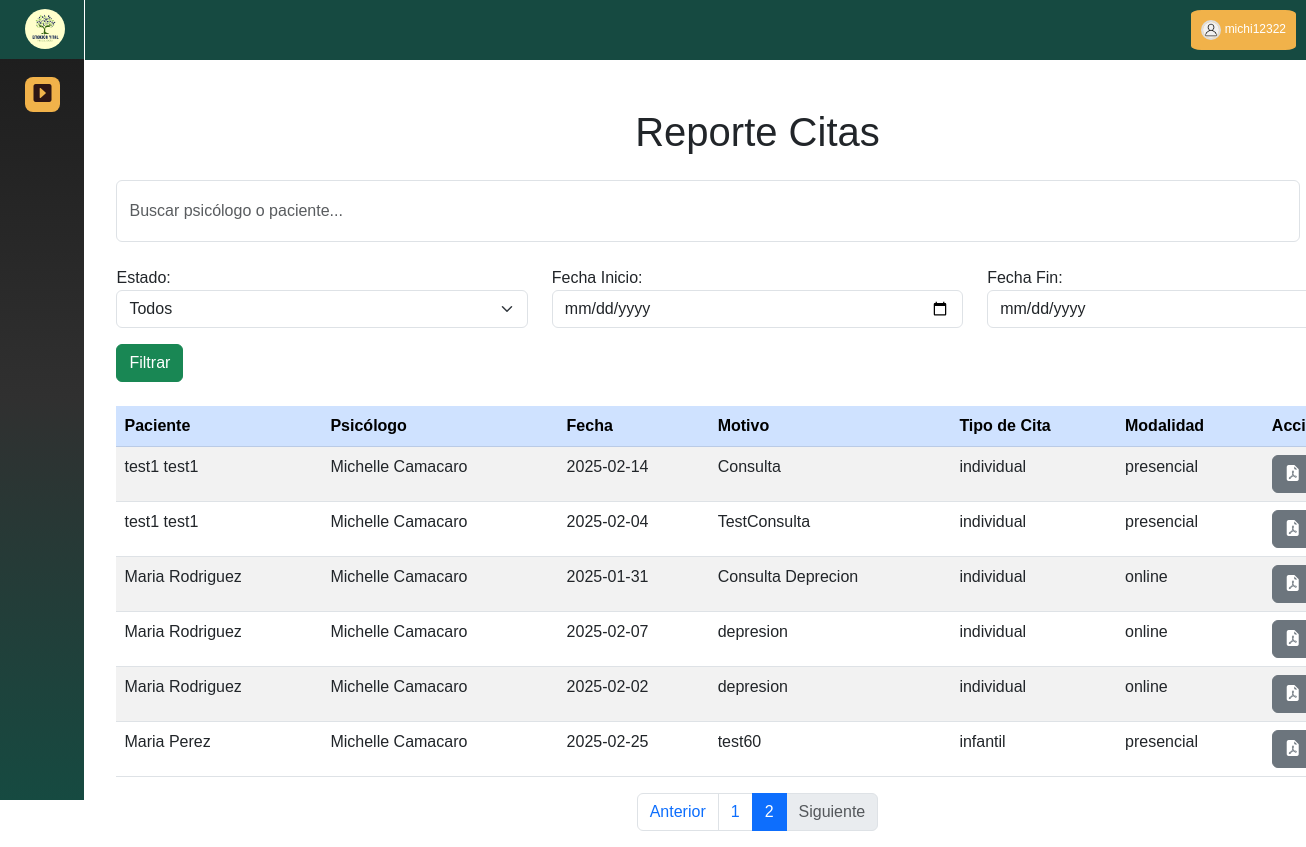
Page /app/vistas/reporte_cita.php?page=2 (signed in) on the earlier database version.
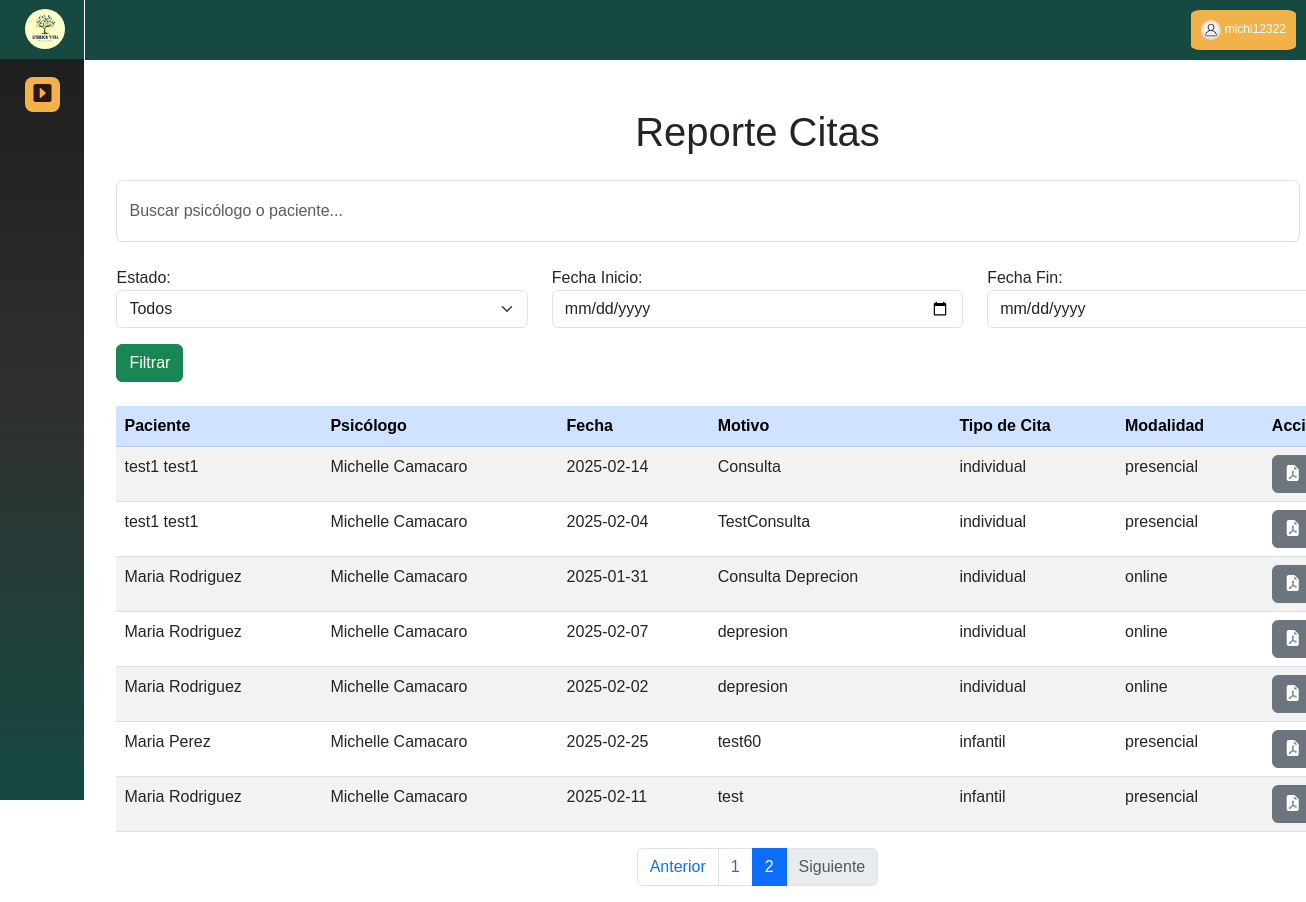
Same page on the later database version.
### tables this page shows
CREATE TABLE `agenda` (
  `id_agenda` int(11) NOT NULL,
  `fecha` date NOT NULL,
  `hora_inicio` time NOT NULL,
  `hora_final` time NOT NULL,
  `contador_cita` int(11) DEFAULT NULL,
  `id_paciente` int(11) DEFAULT NULL,
  `status` enum('Pendiente','Confirmada','Completada','Cancelada','Reprogramada') NOT NULL,
  `link_meet` varchar(255) DEFAULT NULL
);

CREATE TABLE `usuario` (
  `id_usuario` int(11) NOT NULL,
  `usuario` varchar(50) NOT NULL,
  `tipo_doc` enum('V','E','J','P') NOT NULL,
  `num_doc` varchar(12) NOT NULL,
  `correo` varchar(70) NOT NULL,
  `contraseña` varchar(34) NOT NULL,
  `nombre1` varchar(150) NOT NULL,
  `nombre2` varchar(150) DEFAULT NULL,
  `apellido1` varchar(150) NOT NULL,
  `apellido2` varchar(150) DEFAULT NULL,
  `foto` blob DEFAULT NULL,
  `fecha_nac` date NOT NULL,
  `telefono` varchar(15) NOT NULL,
  `sexo` enum('Masculino','Femenino') NOT NULL,
  `pregunta_s1` enum('NOMBRE DE MI MADRE','NOMBRE DE MI MASCOTA','NOMBRE DE MI PRIMER COLEGIO','NOMBRE DE MI PRIMER TRABAJO','NOMBRE DE MI PADRE') NOT NULL,
  `respuesta_1` varchar(150) NOT NULL,
  `pregunta_s2` enum('NOMBRE DE MI HERMANO MAYOR','DONDE NACIO SU MADRE','NOMBRE DE MEJOR AMIGO DE LA INFANCIA','PELICULA FAVORITA','SEGUNDO APELLIDO DE MI MADRE') NOT NULL,
  `respuesta_2` varchar(150) NOT NULL,
  `status` enum('activo','inactivo') NOT NULL
);

CREATE TABLE `cita` (
  `id_cita` int(11) NOT NULL,
  `id_agenda` int(11) NOT NULL,
  `id_psicologo` int(11) NOT NULL,
  `id_paciente` int(11) NOT NULL,
  `id_tipo_cita` int(10) NOT NULL,
  `fecha` datetime NOT NULL,
  `motivo` varchar(200) NOT NULL
);

CREATE TABLE `tipo_cita` (
  `id_tipo_cita` int(10) NOT NULL,
  `tipo_cita` enum('infantil','individual','pareja','adolescente') NOT NULL,
  `modalidad` enum('online','presencial','','') NOT NULL
);

### app/controladores/validar_consultar_cita.php (called while the page is built, shortened)
<?php
include_once('../../config/conexion.php');
$query = "
    SELECT a.id_agenda, a.fecha, a.hora_inicio, a.hora_final, a.status,
           c.id_cita, c.motivo, c.fecha AS fecha_cita,
           u.nombre1 AS nombre_paciente, u.apellido1 AS apellido_paciente,
           adm.nombre1 AS nombre_psicologo, adm.apellido1 AS apellido_psicologo,
           pc.tipo_pago, pc.monto, pc.referencia_bancaria,
           t.tipo_cita, t.modalidad
    FROM agenda a
    JOIN cita c ON a.id_agenda = c.id_agenda
    JOIN paciente p ON a.id_paciente = p.id_paciente
    JOIN usuario u ON p.id_usuario = u.id_usuario
    JOIN psicologo ps ON c.id_psicologo = ps.id_psicologo
    JOIN administrativo adm ON ps.id_administrativo = adm.id_administrativo
    JOIN pago_cita pc ON c.id_cita = pc.id_cita
    JOIN tipo_cita t ON c.id_tipo_cita = t.id_tipo_cita
";
$page = isset($_GET['page']) ? (int)$_GET['page'] : 1;
$limit = 10;
$offset = ($page - 1) * $limit;
$query .= " LIMIT :limit OFFSET :offset";
$count_query = "SELECT COUNT(*) as total FROM (" . substr($query, 0, strpos($query, 'LIMIT')) . ") as total_count";
$count_stmt = $conn->prepare($count_query);
$count_stmt->execute();
$total_rows = $count_stmt->fetch(PDO::FETCH_ASSOC)['total'];
$total_pages = ceil($total_rows / $limit);
$stmt = $conn->prepare($query);
$stmt->bindValue(':limit', (int)$limit, PDO::PARAM_INT);
$stmt->bindValue(':offset', (int)$offset, PDO::PARAM_INT);
$stmt->execute();
$result = $stmt->fetchAll(PDO::FETCH_ASSOC);

### app/vistas/reporte_cita.php (the view, shortened to what the changed rows need)
<?php
include_once('../controladores/validar_consultar_cita.php');
?>
<!DOCTYPE html>
<html lang="es">
<head>
    <link href="https://cdn.jsdelivr.net/npm/bootstrap@5.3.0-alpha3/dist/css/bootstrap.min.css" rel="stylesheet">
    <link rel="stylesheet" href="https://cdnjs.cloudflare.com/ajax/libs/bootstrap-icons/1.10.5/font/bootstrap-icons.min.css">
    <link rel="stylesheet" href="css/consultar_cita.css">
    <link rel="stylesheet" href="css/sidebarandheader.css">
</head>
<body>
    <?php include 'includes/header.php'; ?>
    <div class="container mt-5">
        <h1 class="text-center mb-4">Reporte Citas</h1>
        <div class="table-responsive">
            <table class="table table-striped table-hover">
                <thead class="table-primary">
                    <tr>
                        <th>Paciente</th>
                        <th>Psicólogo</th>
                        <th>Fecha</th>
                        <th>Motivo</th>
                        <th>Tipo de Cita</th>
                        <th>Modalidad</th>
                        <th>Acciones</th>
                    </tr>
                </thead>
                <tbody>
                    <?php if (!empty($result)): ?>
                        <?php foreach ($result as $row): ?>
                            <tr>
                                <td data-label="Paciente"><?= htmlspecialchars($row['nombre_paciente'] . ' ' . $row['apellido_paciente']) ?></td>
                                <td data-label="Psicólogo"><?= htmlspecialchars($row['nombre_psicologo'] . ' ' . $row['apellido_psicologo']) ?></td>
                                <td data-label="Fecha"><?= htmlspecialchars($row['fecha']) ?></td>
                                <td data-label="Motivo"><?= htmlspecialchars($row['motivo']) ?></td>
                                <td data-label="Tipo de Cita"><?= htmlspecialchars($row['tipo_cita']) ?></td>
                                <td data-label="Modalidad"><?= htmlspecialchars($row['modalidad']) ?></td>
                                <td data-label="Acciones">
                                    <a href="reporte_cita.php?descargar_pdf=<?= $row['id_cita'] ?>" class="btn btn-secondary" target="_blank">
                                        <i class="bi bi-file-earmark-pdf-fill"></i>
                                    </a>
                                </td>
                            </tr>
                        <?php endforeach; ?>
                    <?php else: ?>
                        <tr>
                            <td colspan="11" class="text-center text-muted">No se encontraron citas con los filtros seleccionados.</td>
                        </tr>
                    <?php endif; ?>
                </tbody>
            </table>
        </div>
        <nav aria-label="Page navigation">
            <ul class="pagination justify-content-center">
                <?php for ($i = 1; $i <= $total_pages; $i++): ?>
                    <li class="page-item <?= ($i == $page) ? 'active' : '' ?>">
                        <a class="page-link" href="?page=<?= $i ?>"><?= $i ?></a>
                    </li>
                <?php endfor; ?>
            </ul>
        </nav>
    </div>
</body>
</html>

Differences in the rows shown:
added agenda: usuario.nombre1+apellido1 "Maria Rodriguez", administrativo.Nombre1+Apellido1 "Michelle Camacaro", fecha "2025-02-11", cita.motivo "test", tipo_cita.tipo_cita "infantil", tipo_cita.modalidad "presencial"
